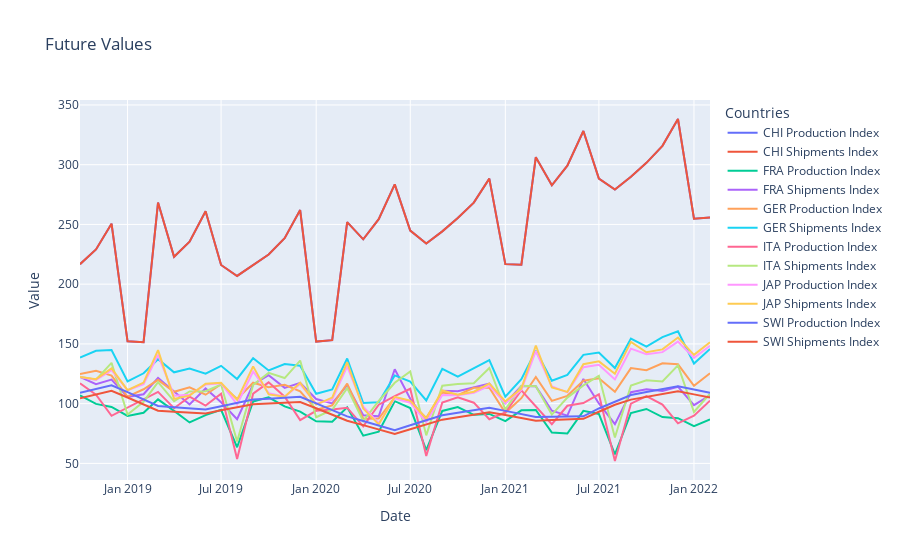

The notebook cell this image was saved under:
### Markdown cell above
# depois dar replace por future_data

### Code cell
fig = px.line(future_data_predictions, x=future_data_predictions.index, y=future_data_predictions.columns, title="Future Values",
              labels={"value": "Value", "TIME_PERIOD": "Date"})
fig.update_layout(xaxis_title="Date", yaxis_title="Value", 
                  legend_title="Countries")
fig.show()
